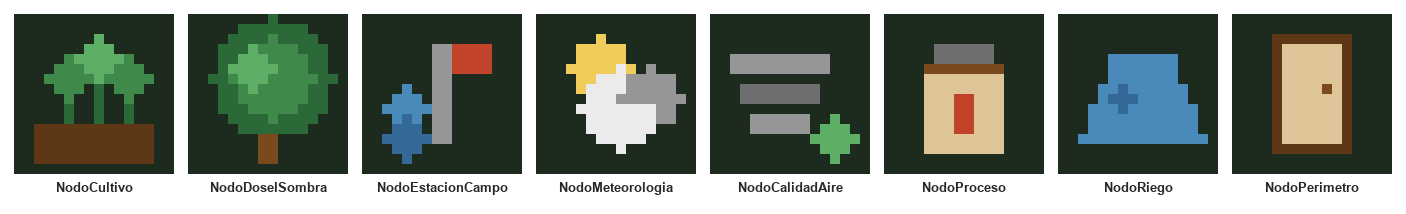

Source code (Python):
import numpy as np
from PIL import Image, ImageDraw, ImageFont

VERDE_BG = (28, 43, 30)
NARANJA = (230, 167, 51)
CAFE = (122, 74, 30)
CAFE2 = (94, 56, 22)
VERDE1 = (95, 174, 102)
VERDE2 = (63, 138, 74)
VERDE3 = (44, 105, 56)
AZUL = (74, 138, 186)
AZUL2 = (52, 104, 150)
GRIS = (150, 150, 150)
GRIS2 = (110, 110, 110)
ROJO = (192, 67, 42)
CREMA = (222, 196, 150)
BLANCO = (235, 235, 235)
NEGRO = (30, 30, 30)
AMARILLO = (240, 205, 90)

N = 16


def lienzo():
    a = np.zeros((N, N, 3), dtype=np.uint8)
    a[:, :] = VERDE_BG
    return a


def cuadro(a, x0, y0, x1, y1, c):
    a[y0:y1, x0:x1] = c


def circulo(a, cx, cy, r, c):
    for y in range(N):
        for x in range(N):
            if (x - cx) ** 2 + (y - cy) ** 2 <= r * r:
                a[y, x] = c


def cultivo():
    a = lienzo()
    cuadro(a, 2, 11, 14, 15, CAFE2)
    for x in (5, 8, 11):
        cuadro(a, x, 7, x + 1, 11, VERDE3)
    circulo(a, 5, 6, 2, VERDE2)
    circulo(a, 8, 4, 2, VERDE1)
    circulo(a, 11, 6, 2, VERDE2)
    return a


def dosel():
    a = lienzo()
    circulo(a, 8, 6, 6, VERDE3)
    circulo(a, 8, 6, 4, VERDE2)
    circulo(a, 6, 5, 2, VERDE1)
    cuadro(a, 7, 12, 9, 15, CAFE)
    return a


def estacion():
    a = lienzo()
    cuadro(a, 7, 3, 9, 13, GRIS)
    cuadro(a, 9, 3, 13, 6, ROJO)
    circulo(a, 4, 9, 2, AZUL)
    circulo(a, 4, 12, 2, AZUL2)
    return a


def meteo():
    a = lienzo()
    circulo(a, 6, 5, 3, AMARILLO)
    circulo(a, 8, 9, 4, BLANCO)
    circulo(a, 11, 8, 3, GRIS)
    cuadro(a, 5, 9, 12, 12, BLANCO)
    return a


def aire():
    a = lienzo()
    for i, y in enumerate((4, 7, 10)):
        cuadro(a, 2 + i, y, 12 - i, y + 2, GRIS if i % 2 == 0 else GRIS2)
    circulo(a, 12, 12, 2, VERDE1)
    return a


def proceso():
    a = lienzo()
    cuadro(a, 5, 3, 11, 5, GRIS2)
    cuadro(a, 4, 5, 12, 14, CREMA)
    cuadro(a, 4, 5, 12, 6, CAFE)
    cuadro(a, 7, 8, 9, 12, ROJO)
    return a


def riego():
    a = lienzo()
    for y in range(N):
        for x in range(N):
            if 4 <= y <= 12:
                dx = x - 8
                w = 3 + (y - 4) * 0.4
                if abs(dx) <= w and y >= 4:
                    a[y, x] = AZUL
    circulo(a, 6, 8, 1, AZUL2)
    return a


def perimetro():
    a = lienzo()
    cuadro(a, 4, 2, 12, 14, CAFE2)
    cuadro(a, 5, 3, 11, 13, CREMA)
    cuadro(a, 9, 7, 10, 8, CAFE)
    return a


ICONOS = [
    ("NodoCultivo", cultivo),
    ("NodoDoselSombra", dosel),
    ("NodoEstacionCampo", estacion),
    ("NodoMeteorologia", meteo),
    ("NodoCalidadAire", aire),
    ("NodoProceso", proceso),
    ("NodoRiego", riego),
    ("NodoPerimetro", perimetro),
]

ESCALA = 10
PAD = 14
CELDA = N * ESCALA
ANCHO = CELDA * len(ICONOS) + PAD * (len(ICONOS) + 1)
ALTO = CELDA + PAD * 2 + 26

lienzo_final = Image.new("RGB", (ANCHO, ALTO), (255, 255, 255))
draw = ImageDraw.Draw(lienzo_final)
try:
    fuente = ImageFont.truetype("arialbd.ttf", 13)
except Exception:
    fuente = ImageFont.load_default()

for i, (nombre, fn) in enumerate(ICONOS):
    arr = fn()
    im = Image.fromarray(arr, "RGB").resize((CELDA, CELDA), Image.NEAREST)
    x = PAD + i * (CELDA + PAD)
    lienzo_final.paste(im, (x, PAD))
    bbox = draw.textbbox((0, 0), nombre, font=fuente)
    tw = bbox[2] - bbox[0]
    draw.text((x + CELDA / 2 - tw / 2, PAD + CELDA + 6), nombre, fill=(40, 40, 40), font=fuente)

lienzo_final.save("iconos_dispositivos.png")
print("ok", lienzo_final.size)
